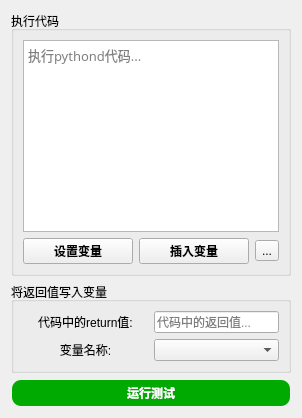
       <widget class="QWidget" name="tab_37">
        <attribute name="title">
         <string>运行Python</string>
        </attribute>
        <layout class="QVBoxLayout" name="verticalLayout_81">
         <item>
          <widget class="QGroupBox" name="groupBox_51">
           <property name="title">
            <string>执行代码</string>
           </property>
           <layout class="QVBoxLayout" name="verticalLayout_80">
            <item>
             <layout class="QGridLayout" name="gridLayout_55" columnstretch="1,1,0">
              <item row="0" column="0" colspan="3">
               <widget class="QTextEdit" name="textEdit_5">
                <property name="font">
                 <font>
                  <family>Cascadia Code</family>
                  <pointsize>10</pointsize>
                  <bold>false</bold>
                 </font>
                </property>
                <property name="html">
                 <string>&lt;!DOCTYPE HTML PUBLIC "-//W3C//DTD HTML 4.0//EN" "http://www.w3.org/TR/REC-html40/strict.dtd"&gt;
&lt;html&gt;&lt;head&gt;&lt;meta name="qrichtext" content="1" /&gt;&lt;meta charset="utf-8" /&gt;&lt;style type="text/css"&gt;
p, li { white-space: pre-wrap; }
hr { height: 1px; border-width: 0; }
li.unchecked::marker { content: "\2610"; }
li.checked::marker { content: "\2612"; }
&lt;/style&gt;&lt;/head&gt;&lt;body style=" font-family:'Cascadia Code'; font-size:10pt; font-weight:400; font-style:normal;"&gt;
&lt;p style="-qt-paragraph-type:empty; margin-top:0px; margin-bottom:0px; margin-left:0px; margin-right:0px; -qt-block-indent:0; text-indent:0px; font-family:'Cascadia Code,微软雅黑,微软雅黑';"&gt;&lt;br /&gt;&lt;/p&gt;&lt;/body&gt;&lt;/html&gt;</string>
                </property>
                <property name="placeholderText">
                 <string>执行pythond代码...</string>
                </property>
               </widget>
              </item>
              <item row="1" column="0">
               <widget class="QPushButton" name="pushButton_41">
                <property name="font">
                 <font>
                  <family>微软雅黑</family>
                  <bold>true</bold>
                 </font>
                </property>
                <property name="text">
                 <string>设置变量</string>
                </property>
               </widget>
              </item>
              <item row="1" column="1">
               <widget class="QPushButton" name="pushButton_39">
                <property name="font">
                 <font>
                  <family>微软雅黑</family>
                  <bold>true</bold>
                 </font>
                </property>
                <property name="text">
                 <string>插入变量</string>
                </property>
               </widget>
              </item>
              <item row="1" column="2">
               <widget class="QToolButton" name="toolButton_4">
                <property name="text">
                 <string>...</string>
                </property>
                <property name="icon">
                 <iconset resource="../images.qrc">
                  <normaloff>:/按钮图标/Window/res/帮助.png</normaloff>:/按钮图标/Window/res/帮助.png</iconset>
                </property>
               </widget>
              </item>
             </layout>
            </item>
           </layout>
          </widget>
         </item>
         <item>
          <widget class="QGroupBox" name="groupBox_50">
           <property name="title">
            <string>将返回值写入变量</string>
           </property>
           <layout class="QGridLayout" name="gridLayout_54" columnstretch="1,1">
            <item row="0" column="0">
             <widget class="QLabel" name="label_147">
              <property name="text">
               <string>代码中的return值:</string>
              </property>
              <property name="alignment">
               <set>Qt::AlignmentFlag::AlignCenter</set>
              </property>
             </widget>
            </item>
            <item row="0" column="1">
             <widget class="QLineEdit" name="lineEdit_26">
              <property name="placeholderText">
               <string>代码中的返回值...</string>
              </property>
             </widget>
            </item>
            <item row="1" column="0">
             <widget class="QLabel" name="label_148">
              <property name="text">
               <string>变量名称:</string>
              </property>
              <property name="alignment">
               <set>Qt::AlignmentFlag::AlignCenter</set>
              </property>
             </widget>
            </item>
            <item row="1" column="1">
             <widget class="QComboBox" name="comboBox_56" />
            </item>
           </layout>
          </widget>
         </item>
         <item>
          <widget class="QPushButton" name="pushButton_40">
           <property name="palette">
            <palette>
             <active>
              <colorrole role="WindowText">
               <brush brushstyle="SolidPattern">
                <color alpha="255">
                 <red>255</red>
                 <green>255</green>
                 <blue>255</blue>
                </color>
               </brush>
              </colorrole>
              <colorrole role="Button">
               <brush brushstyle="SolidPattern">
                <color alpha="255">
                 <red>0</red>
                 <green>170</green>
                 <blue>0</blue>
                </color>
               </brush>
              </colorrole>
              <colorrole role="Text">
               <brush brushstyle="SolidPattern">
                <color alpha="255">
                 <red>255</red>
                 <green>255</green>
                 <blue>255</blue>
                </color>
               </brush>
              </colorrole>
              <colorrole role="ButtonText">
               <brush brushstyle="SolidPattern">
                <color alpha="255">
                 <red>255</red>
                 <green>255</green>
                 <blue>255</blue>
                </color>
               </brush>
              </colorrole>
              <colorrole role="Base">
               <brush brushstyle="SolidPattern">
                <color alpha="255">
                 <red>0</red>
                 <green>170</green>
                 <blue>0</blue>
                </color>
               </brush>
              </colorrole>
              <colorrole role="Window">
               <brush brushstyle="SolidPattern">
                <color alpha="255">
                 <red>0</red>
                 <green>170</green>
                 <blue>0</blue>
                </color>
               </brush>
              </colorrole>
              <colorrole role="PlaceholderText">
               <brush brushstyle="NoBrush">
                <color alpha="128">
                 <red>255</red>
                 <green>255</green>
                 <blue>255</blue>
                </color>
               </brush>
              </colorrole>
             </active>
             <inactive>
              <colorrole role="WindowText">
               <brush brushstyle="SolidPattern">
                <color alpha="255">
                 <red>255</red>
                 <green>255</green>
                 <blue>255</blue>
                </color>
               </brush>
              </colorrole>
              <colorrole role="Button">
               <brush brushstyle="SolidPattern">
                <color alpha="255">
                 <red>0</red>
                 <green>170</green>
                 <blue>0</blue>
                </color>
               </brush>
              </colorrole>
              <colorrole role="Text">
               <brush brushstyle="SolidPattern">
                <color alpha="255">
                 <red>255</red>
                 <green>255</green>
                 <blue>255</blue>
                </color>
               </brush>
              </colorrole>
              <colorrole role="ButtonText">
               <brush brushstyle="SolidPattern">
                <color alpha="255">
                 <red>255</red>
                 <green>255</green>
                 <blue>255</blue>
                </color>
               </brush>
              </colorrole>
              <colorrole role="Base">
               <brush brushstyle="SolidPattern">
                <color alpha="255">
                 <red>0</red>
                 <green>170</green>
                 <blue>0</blue>
                </color>
               </brush>
              </colorrole>
              <colorrole role="Window">
               <brush brushstyle="SolidPattern">
                <color alpha="255">
                 <red>0</red>
                 <green>170</green>
                 <blue>0</blue>
                </color>
               </brush>
              </colorrole>
              <colorrole role="PlaceholderText">
               <brush brushstyle="NoBrush">
                <color alpha="128">
                 <red>255</red>
                 <green>255</green>
                 <blue>255</blue>
                </color>
               </brush>
              </colorrole>
             </inactive>
             <disabled>
              <colorrole role="WindowText">
               <brush brushstyle="SolidPattern">
                <color alpha="255">
                 <red>255</red>
                 <green>255</green>
                 <blue>255</blue>
                </color>
               </brush>
              </colorrole>
              <colorrole role="Button">
               <brush brushstyle="SolidPattern">
                <color alpha="255">
                 <red>0</red>
                 <green>170</green>
                 <blue>0</blue>
                </color>
               </brush>
              </colorrole>
              <colorrole role="Text">
               <brush brushstyle="SolidPattern">
                <color alpha="255">
                 <red>255</red>
                 <green>255</green>
                 <blue>255</blue>
                </color>
               </brush>
              </colorrole>
              <colorrole role="ButtonText">
               <brush brushstyle="SolidPattern">
                <color alpha="92">
                 <red>0</red>
                 <green>0</green>
                 <blue>0</blue>
                </color>
               </brush>
              </colorrole>
              <colorrole role="Base">
               <brush brushstyle="SolidPattern">
                <color alpha="255">
                 <red>0</red>
                 <green>170</green>
                 <blue>0</blue>
                </color>
               </brush>
              </colorrole>
              <colorrole role="Window">
               <brush brushstyle="SolidPattern">
                <color alpha="255">
                 <red>0</red>
                 <green>170</green>
                 <blue>0</blue>
                </color>
               </brush>
              </colorrole>
              <colorrole role="PlaceholderText">
               <brush brushstyle="NoBrush">
                <color alpha="128">
                 <red>255</red>
                 <green>255</green>
                 <blue>255</blue>
                </color>
               </brush>
              </colorrole>
             </disabled>
            </palette>
           </property>
           <property name="font">
            <font>
             <family>Microsoft YaHei</family>
             <bold>true</bold>
            </font>
           </property>
           <property name="styleSheet">
            <string notr="true">QPushButton {
    background-color: rgb(0, 170, 0);
    color: white;
    border-radius: 10px; /* 设置圆角半径 */
    font-family: 'Microsoft YaHei'; /* 设置字体为微软雅黑 */
    padding: 3px 5px; /* 设置内边距，使按钮看起来更美观 */
    border: 2px solid transparent; /* 设置边框为透明 */
}

QPushButton:hover {
    background-color: rgb(0, 150, 0); /* 设置鼠标悬停时的背景颜色 */
}

QPushButton:pressed {
    background-color: rgb(0, 100, 0); /* 设置按钮按下时的背景颜色 */
}
</string>
           </property>
           <property name="text">
            <string>运行测试</string>
           </property>
          </widget>
         </item>
        </layout>
       </widget>
